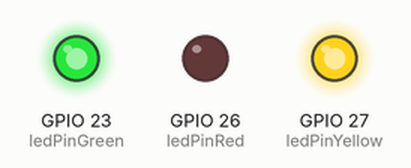
Recording of a sketch running on a simulated ESP32. Shown: output pins drawn as LEDs (lit = HIGH).

Above: at 5.0 s.
At 11.5 s:
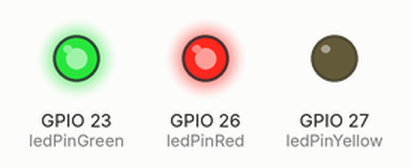
At 16.0 s:
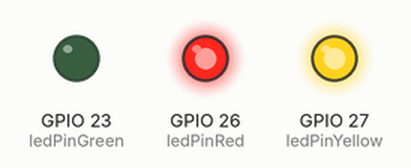
Timing chart, 0 to 24.7 s (numbered marks = the images above):
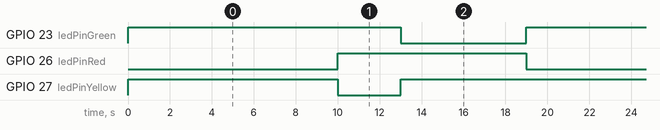

Measured:
- by itself, GPIO 23 (ledPinGreen): alternates HIGH for 13.0 s and LOW for 6.0 s, 12 changes in all, then stays LOW
- by itself, GPIO 26 (ledPinRed): alternates HIGH for 9.0 s and LOW for 10.0 s, 11 changes in all, then stays HIGH
- by itself, GPIO 27 (ledPinYellow): repeats every 19.0 s: LOW 3.0 s, HIGH 16.0 s

The sketch:

trafficlight.ino
```cpp
// Set seluruh LED pin
const int ledPinRed =  26;
const int ledPinYellow = 27;
const int ledPinGreen = 23;

/* unsigned long berfungsi untuk menyimpan data yang bersifat "menyimpan waktu"
   karena int tidak mampu untuk menyimpan waktu
*/
unsigned long previousMillis = 0;        // akan menyimpah waktu terakhir led dinyalakan

// interval yang aku gunakan:
const long invRed = 10000;           // interval dalam satuan milisecond
const long invYellow = 3000;
const long invGreen = 6000;

int arahLed = 0;

void setup() {
  pinMode(ledPinRed, OUTPUT);
  pinMode(ledPinYellow, OUTPUT);
  pinMode(ledPinGreen, OUTPUT);
  Serial.begin(115200);
}

void loop() {
  trafficLight();
}

void trafficLight(){
  /*
    Variable digunakan untuk mengambil detik sekarang sebagai patokan
  */
  unsigned long currentMillis = millis();
  if(arahLed == 0){
    digitalWrite(ledPinRed,LOW);
    digitalWrite(ledPinYellow,HIGH);
    digitalWrite(ledPinGreen,HIGH);
    arahLed++;
    previousMillis += invRed;
  }
  else{
    if(arahLed == 1 && previousMillis - currentMillis == 0){
      digitalWrite(ledPinRed,HIGH);
      digitalWrite(ledPinYellow,LOW);
      arahLed++;
      previousMillis += invYellow;
    }
    else if(arahLed == 2 && previousMillis - currentMillis == 0){
      arahLed++;
      digitalWrite(ledPinYellow,HIGH);
      digitalWrite(ledPinGreen,LOW);
      previousMillis += invGreen;
    }
    else if(arahLed == 3 && previousMillis - currentMillis == 0){
      digitalWrite(ledPinRed,LOW);
      digitalWrite(ledPinGreen,HIGH);
      arahLed = 1;
      previousMillis += invRed;
    }
  }
}
```
